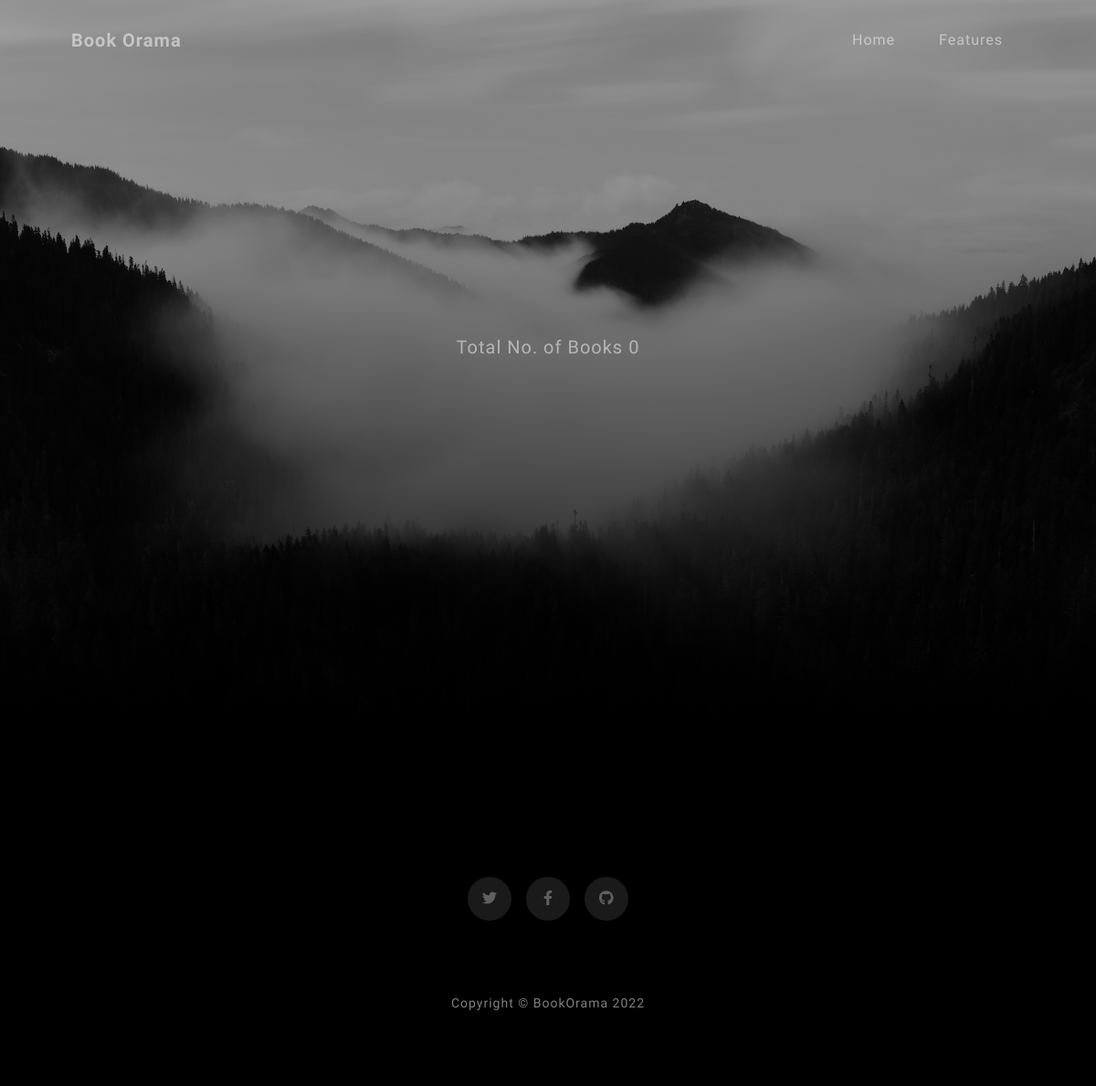
The app's page /library/3 (signed in), older data.
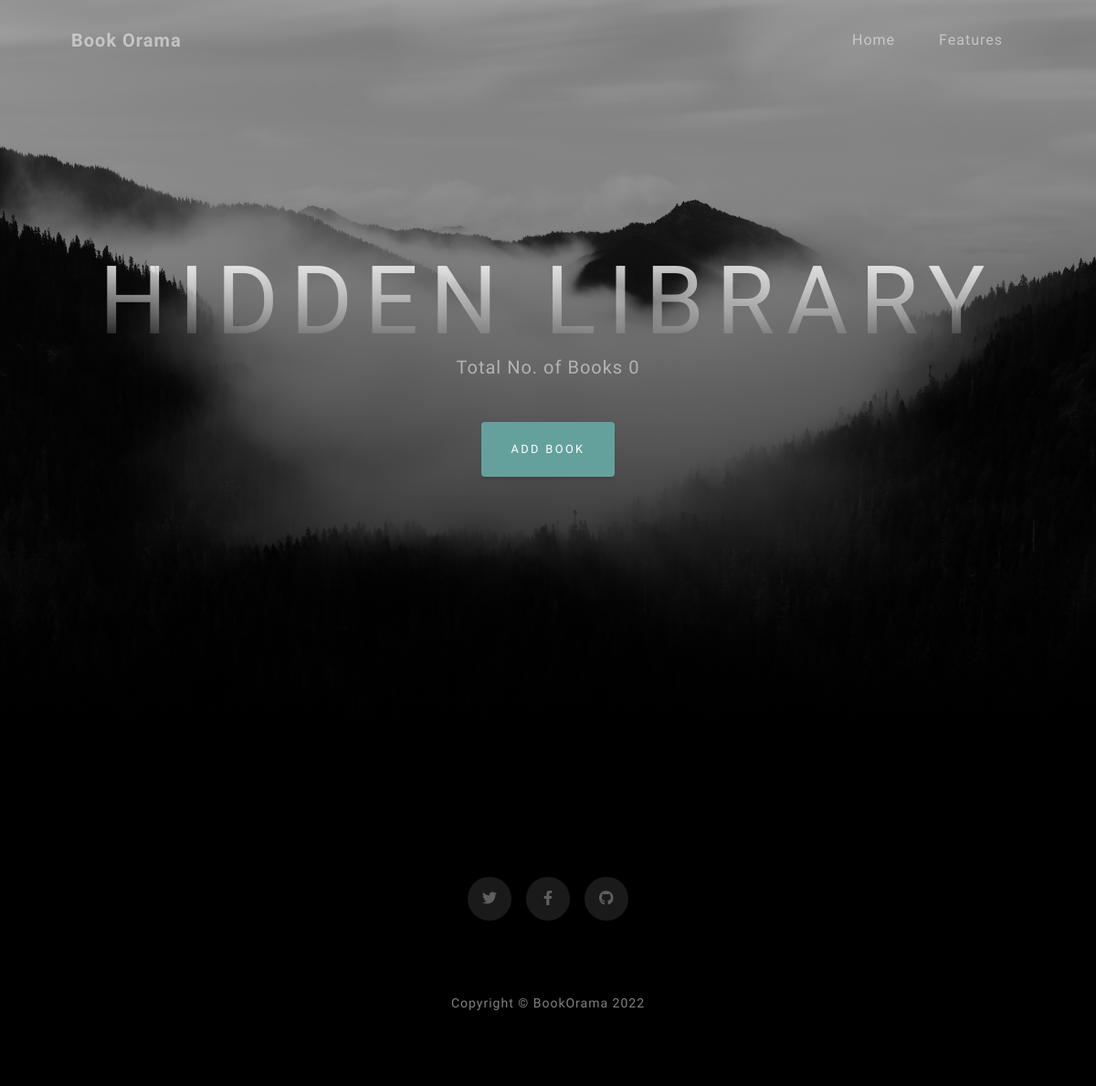
The same page, newer data.
### app/models.py (models this page shows)
class Library(db.Model):
    id = db.Column(db.Integer, primary_key=True)
    name = db.Column(db.String(255))
    location = db.Column(db.String(255))
    library_cognito = db.Column(db.Boolean())
    user_id = db.Column(db.Integer(), db.ForeignKey('user.id'))
    books = db.relationship('Book', backref='library', lazy='dynamic')

### app/routes.py (the view)
@app.route('/library/<int:id>')
@login_required
def library(id):
    library = Library.query.get(id)
    count = Book.query.filter_by(library_id=id).count()
    user = User.query.all()
    return render_template('library.html', library=library, count=count)

### app/models.py (called while the page is built)
@login.user_loader
def load_user(id):
    return User.query.get(int(id))

### app/templates/library.html (shortened to what this page needs)
<!DOCTYPE html>
<html lang="en">
    <head>
        <link href="{{url_for('static',filename='css/styles.css')}}" rel="stylesheet" />
    </head>
    <body id="page-top">
        <nav class="navbar navbar-expand-lg navbar-light fixed-top" id="mainNav">
            <div class="container px-4 px-lg-5">
                <a class="navbar-brand" href="#page-top">Book Orama</a>
                <div class="collapse navbar-collapse" id="navbarResponsive">
                    <ul class="navbar-nav ms-auto">
                        <li class="nav-item"><a class="nav-link" href="{{url_for('home')}}">Home</a></li>
                        <li class="nav-item"><a class="nav-link" href="#">
                        Features</a></li>
                    </ul>
                </div>
            </div>
        </nav>
        <header class="masthead">
            <div class="container px-4 px-lg-5 d-flex h-100 align-items-center justify-content-center">
                <div class="d-flex justify-content-center">
                    <div class="text-center">
                        <h1 class="mx-auto my-0 text-uppercase">{{library.name}}</h1>
                        <h2 class="text-white-50 mx-auto mt-2 mb-5">Total No. of Books {{count}}</h2>
                        {% if library.user_id == current_user.id %}
                        <a class="btn btn-primary" href="{{url_for('addbook')}}">Add Book</a>
                        {% endif %}
                    </div>
                </div>
            </div>
        </header>
        <section class="contact-section bg-black">
            <div class="container px-4 px-lg-5">
                <div class="social d-flex justify-content-center">
                    <a class="mx-2" href="#!"><i class="fab fa-twitter"></i></a>
                    <a class="mx-2" href="#!"><i class="fab fa-facebook-f"></i></a>
                    <a class="mx-2" href="#!"><i class="fab fa-github"></i></a>
                </div>
            </div>
        </section>
        <footer class="footer bg-black small text-center text-white-50">
            <div class="container px-4 px-lg-5">Copyright &copy; BookOrama 2022</div></footer>
    </body>
</html>

Row changes from the older to the newer data that the page shows:
added Library: name "HIDDEN LIBRARY"
Text that changed along with them:
text now shown: "ADD BOOK"
